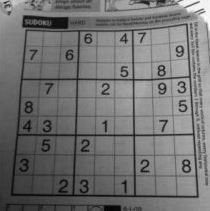
#> input picture OPENCV/Обработка изображения/преобразование Лапласса/Laplass.JPG, 210 x 211 px
$ python Script_Laplassian_operation.py   (older library calls are emulated)
#> lines starting #> are read from the running program, lines starting #| are printed output that depends on the picture
"""
Принимая	это	во	внимание,	оператор	Лапласа	может	быть	использован	в	качестве
детектора	для	подсветки	(выделения)	краев.	Что	бы	осознать,	как	это	происходит,
представьте	первую	производную	функции,	которая	будет	большой	в	местах,	где
функция	быстро	изменяется.	В	то	же	время,	она	будет	скачкообразно	возрастать	в
местах	приближения	к	краеобразной	неоднородности	и	скачкообразно	уменьшаться
при	выходе	из	неоднородности.

"""

import cv2


img=cv2.imread('Laplass.JPG',cv2.IMREAD_GRAYSCALE)
#> img is the input picture: shape (211, 210); min 0, max 255, mean 113.9
laplasianOperation=cv2.Laplacian(img,cv2.CV_64F)    #выделение по контуру элементов(принимает параметры :исходное изображение,размерность(глубина выходного изображения))
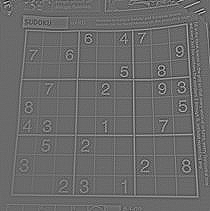
#> laplasianOperation: shape (211, 210) float64; min -222, max 309, mean 0; drawn with min black and max white


cv2.imshow('Origin',img)
cv2.imshow('Laplassian operation',laplasianOperation)
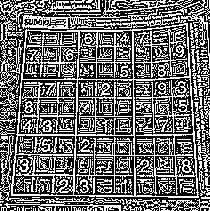
#> window 'Laplassian operation': shape (211, 210); 42.3% white in thin lines or dots

cv2.waitKey(0)
cv2.destroyAllWindows()
